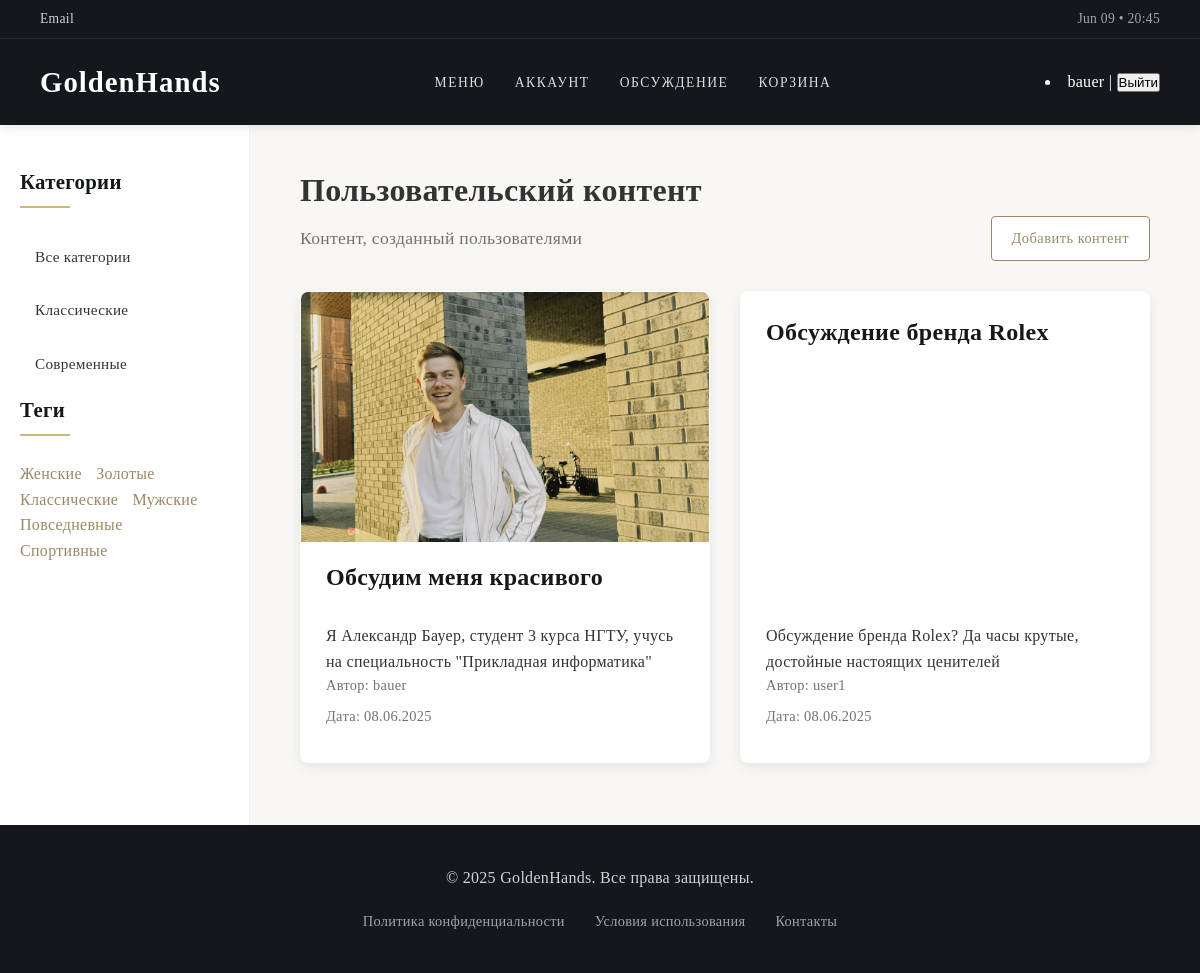
Screenshot of /user-content/ (signed in) with the database file from the repository.
### users/models.py (models this page shows)
class User(AbstractUser):
    date_birth = models.DateField(null=True, blank=True)
    photo = models.ImageField(upload_to='users/%Y/%m/%d/', blank=True)

### WebApp/models.py (models this page shows, shortened)
class Category(models.Model):
    name = models.CharField('Название', max_length=100)
    slug = models.SlugField('URL', max_length=100, unique=True)
    class Meta:
        verbose_name = 'Категория'
        verbose_name_plural = 'Категории'
        ordering = ['name']

class Tag(models.Model):
    name = models.CharField('Название', max_length=100, db_index=True)
    slug = models.SlugField('URL', max_length=255, unique=True, db_index=True)
    class Meta:
        verbose_name = 'Тег'
        verbose_name_plural = 'Теги'
        ordering = ['name']

class UserContent(models.Model):
    title = models.CharField('Название', max_length=200)
    slug = models.SlugField('URL', max_length=200, unique=True)
    content = models.TextField('Контент', blank=True)
    image = models.ImageField(
        verbose_name='Изображение',
        upload_to='user_content/%Y/%m/%d/',
        blank=True,
        null=True
    )
    author = models.ForeignKey(
        User,
        on_delete=models.CASCADE,
        verbose_name='Автор',
        related_name='user_contents'
    )
    is_published = models.BooleanField('Опубликовано', default=False)
    created_at = models.DateTimeField('Дата создания', auto_now_add=True)
    updated_at = models.DateTimeField('Дата обновления', auto_now=True)
    class Meta:
        verbose_name = 'Пользовательский контент'
        verbose_name_plural = 'Пользовательский контент'
        ordering = ['-created_at']

### WebApp/views.py (the view)
# urls.py: path('user-content/', views.UserContentListView.as_view(), name='user_content_list'),
class UserContentListView(DataMixin, ListView):
    model = UserContent
    template_name = 'user_content_list.html'
    context_object_name = 'contents'
    title_page = 'Пользовательский контент'
    def get_queryset(self):
        return UserContent.objects.filter(is_published=True)

### WebApp/templatetags/watch_tags.py (called while the page is built)
@register.inclusion_tag('list_categories.html')
def show_categories(cat_selected=0):
    cats = Category.objects.all()
    return {'cats': cats, 'cat_selected': cat_selected}

@register.inclusion_tag('list_tags.html')
def show_tags():
    tags = Tag.objects.annotate(total=Count('watches')).filter(total__gt=0)
    return {'tags': tags}

### WebApp/utils.py (called while the page is built)
    def get_mixin_context(self, context, **kwargs):
        context['menu'] = menu
        context['categories'] = Category.objects.all()
        if self.title_page:
            context['title'] = self.title_page
        context.update(kwargs)
        return context

    def get_context_data(self, **kwargs):
        context = super().get_context_data(**kwargs)
        return self.get_mixin_context(context)

### WebProgramming/context_processors.py (called while the page is built)
def current_time(request):
    return {'current_time': datetime.now().strftime("%b %d • %H:%M")}

### users/context_processors.py (called while the page is built)
def get_women_context(request):
    return {'mainmenu': menu}

### templates/user_content_list.html (shortened to what this page needs)
{% extends 'base.html' %}
{% load static %}
{% block content %}
    <h1>{{ title }}</h1>
    <div class="section-header">
        <p class="section-description">Контент, созданный пользователями</p>
        {% if user.is_authenticated %}
            <a href="{% url 'add_user_content' %}" class="btn btn-secondary">Добавить контент</a>
        {% endif %}
    </div>
    <div class="watches-grid">
        {% for content in contents %}
            <div class="watch-card">
                {% if content.image %}
                    <div class="watch-image-container">
                        <img src="{{ content.image.url }}" alt="{{ content.title }}" class="watch-image">
                    </div>
                {% endif %}
                <h3><a href="{% url 'user_content' content.slug %}">{{ content.title }}</a></h3>
                <p class="watch-description">{{ content.content|truncatewords:20|linebreaks }}</p>
                <p class="watch-category">Автор: {{ content.author.username }}</p>
                <p class="watch-category">Дата: {{ content.created_at|date:'d.m.Y' }}</p>
            </div>
        {% empty %}
            <p class="empty-message">Контент не найден.</p>
        {% endfor %}
    </div>
{% endblock %}

### templates/base.html (shortened to what this page needs)
<!DOCTYPE html>
<html lang="ru">
<head>
    {% load static %}
    <link rel="stylesheet" href="{% static 'css/styles.css' %}">
</head>
<body>
    <header class="header">
        <div class="top-nav">
            <a href="#" class="email-link">Email</a>
            <span class="timestamp">{{ current_time|default:"Время не указано" }}</span>
        </div>
        <nav class="main-nav">
            <div class="brand-logo">
                <a href="{% url 'home' %}">GoldenHands</a>
            </div>
            <ul class="nav-links">
                <li><a href="{% url 'home' %}">Меню</a></li>
                <li><a href="{% url 'users:profile' %}">Аккаунт</a></li>
                <li><a href="{% url 'user_content_list' %}">Обсуждение</a></li>
                <li><a href="{% url 'cart' %}">Корзина</a></li>
            </ul>
            {% if user.is_authenticated %}
            <li class="last">{{ user.username }} |
                <form action="{% url 'users:logout' %}" method="post" style="display:inline;">
                    <button type="submit">Выйти</button>
                </form>
            </li>
            {% endif %}
        </nav>
    </header>
    <div class="container">
        <aside class="sidebar">
            {% block sidebar %}
                {% load watch_tags %}
                <h3>Категории</h3>
                <ul class="category-list">
                    {% if cat_selected == 0 %}
                        <li class="selected"><span>Все категории</span></li>
                    {% else %}
                        <li><a href="{% url 'home' %}">Все категории</a></li>
                    {% endif %}
                    {% show_categories cat_selected %}
                </ul>
                <h3>Теги</h3>
                {% show_tags %}
            {% endblock %}
        </aside>
        <main class="main-content">
            {% block content %}{% endblock %}
        </main>
    </div>
    <footer class="footer">
        {% block footer %}
            <p>&copy; 2025 GoldenHands. Все права защищены.</p>
            <div class="footer-links">
                <a href="#">Политика конфиденциальности</a>
                <a href="#">Условия использования</a>
                <a href="#">Контакты</a>
            </div>
        {% endblock %}
    </footer>
</body>
</html>

### templates/list_categories.html
<ul class="category-list">
    {% for cat in cats %}
        {% if cat.id == cat_selected %}
            <li class="selected"><span>{{ cat.name }}</span></li>
        {% else %}
            <li><a href="{% url 'category' cat.id %}">{{ cat.name }}</a></li>
        {% endif %}
    {% endfor %}
</ul>

### templates/list_tags.html
{% if tags %}
<ul class="tags-list">
    {% for tag in tags %}
        <li><a href="{% url 'tag' tag.slug %}">{{ tag.name }}</a></li>
    {% endfor %}
</ul>
{% endif %}

### rows the page displays
User: username "bauer"
Category: name "Классические"
Category: name "Современные"
Tag: name "Женские"
Tag: name "Золотые"
Tag: name "Классические"
Tag: name "Мужские"
Tag: name "Повседневные"
Tag: name "Спортивные"
UserContent: image (picture), title "Обсудим меня красивого", content "Я Александр Бауер, студент 3 курса НГТУ, учусь на специальность \"Прикладная информатика\"", author.username "bauer", created_at "08.06.2025"
UserContent: title "Обсуждение бренда Rolex", content "Обсуждение бренда Rolex? Да часы крутые, достойные настоящих ценителей", author.username "user1", created_at "08.06.2025"

### other values shown
{{ title }} "Пользовательский контент"
